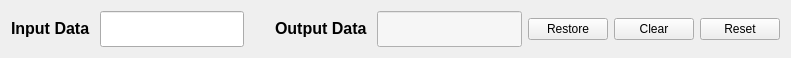
     <widget class="QWidget" name="horizontalLayoutWidget_2">
      <property name="geometry">
       <rect>
        <x>10</x>
        <y>0</y>
        <width>791</width>
        <height>51</height>
       </rect>
      </property>
      <layout class="QHBoxLayout" name="horizontalLayout">
       <item>
        <widget class="QLabel" name="label_2">
         <property name="text">
          <string>&lt;html&gt;&lt;head/&gt;&lt;body&gt;&lt;p&gt;&lt;span style=&quot; font-size:12pt; font-weight:600;&quot;&gt;Input Data &lt;/span&gt;&lt;/p&gt;&lt;/body&gt;&lt;/html&gt;</string>
         </property>
         <property name="buddy">
          <cstring>lineEdit_Input0</cstring>
         </property>
        </widget>
       </item>
       <item>
        <widget class="QLineEdit" name="lineEdit_Input0">
         <property name="font">
          <font>
           <pointsize>18</pointsize>
          </font>
         </property>
         <property name="maxLength">
          <number>10</number>
         </property>
        </widget>
       </item>
       <item>
        <spacer name="horizontalSpacer_2">
         <property name="orientation">
          <enum>Qt::Horizontal</enum>
         </property>
         <property name="sizeType">
          <enum>QSizePolicy::Fixed</enum>
         </property>
         <property name="sizeHint" stdset="0">
          <size>
           <width>25</width>
           <height>20</height>
          </size>
         </property>
        </spacer>
       </item>
       <item>
        <widget class="QLabel" name="label_3">
         <property name="text">
          <string>&lt;html&gt;&lt;head/&gt;&lt;body&gt;&lt;p&gt;&lt;span style=&quot; font-size:12pt; font-weight:600;&quot;&gt;Output Data &lt;/span&gt;&lt;/p&gt;&lt;/body&gt;&lt;/html&gt;</string>
         </property>
         <property name="buddy">
          <cstring>lineEdit_Output0</cstring>
         </property>
        </widget>
       </item>
       <item>
        <widget class="MyLineEdit" name="lineEdit_Output0">
         <property name="enabled">
          <bool>true</bool>
         </property>
         <property name="font">
          <font>
           <pointsize>18</pointsize>
          </font>
         </property>
         <property name="styleSheet">
          <string notr="true">QLineEdit{
	background-color:rgb(246, 246, 246);
}</string>
         </property>
         <property name="readOnly">
          <bool>true</bool>
         </property>
        </widget>
       </item>
       <item>
        <spacer name="horizontalSpacer">
         <property name="orientation">
          <enum>Qt::Horizontal</enum>
         </property>
         <property name="sizeHint" stdset="0">
          <size>
           <width>40</width>
           <height>20</height>
          </size>
         </property>
        </spacer>
       </item>
       <item>
        <widget class="QPushButton" name="pushButton_Restore0">
         <property name="text">
          <string>Restore</string>
         </property>
        </widget>
       </item>
       <item>
        <widget class="QPushButton" name="pushButton_Clear0">
         <property name="text">
          <string> Clear </string>
         </property>
        </widget>
       </item>
       <item>
        <widget class="QPushButton" name="pushButton_Reset0">
         <property name="text">
          <string>Reset</string>
         </property>
        </widget>
       </item>
      </layout>
     </widget>
